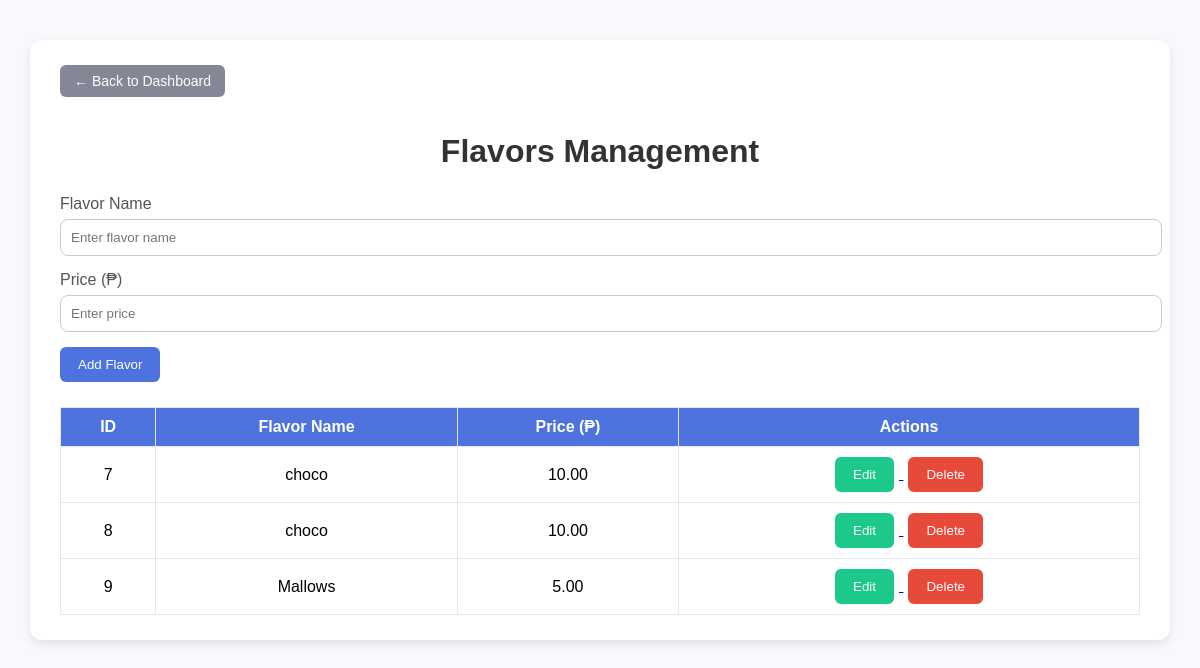
Page /flavors/ on the earlier database version.
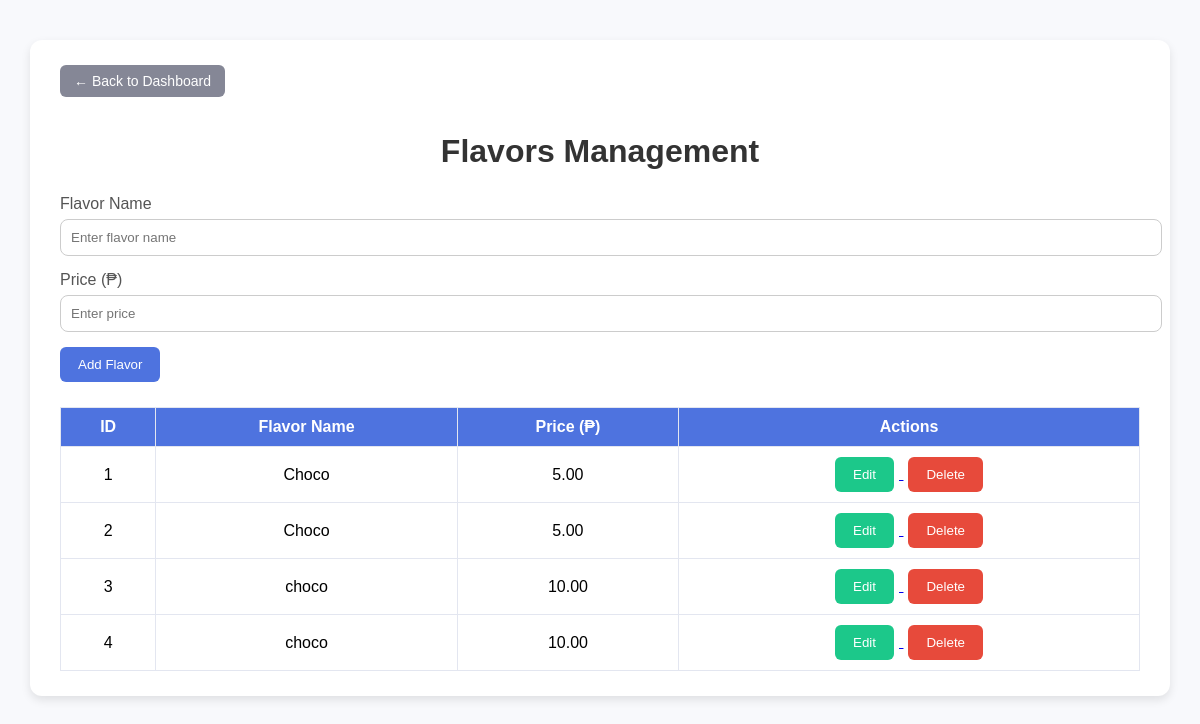
Same page on the later database version.
### dashboard/models.py (models this page shows, shortened)
class Flavor(models.Model):
    name = models.CharField(max_length=100)
    price = models.DecimalField(max_digits=6, decimal_places=2)
    is_available = models.BooleanField(default=True)
    created_at = models.DateTimeField(auto_now_add=True)

### dashboard/views.py (the view)
# urls.py: path('flavors/', views.flavors, name='flavors'),
def flavors(request):
    if request.method == 'POST':
        name = request.POST.get('name')
        price = request.POST.get('price')
        if name and price:  # prevent empty form submission
            Flavor.objects.create(name=name, price=price)
        return redirect('flavors')
    flavors = Flavor.objects.all()
    return render(request, 'dashboard/flavors.html', {'flavors': flavors})

### dashboard/templates/dashboard/flavors.html (shortened to what this page needs)
{% load static %}
<!DOCTYPE html>
<html lang="en">
<head>
    <link rel="stylesheet" href="{% static 'css/crud.css' %}">
</head>
<body>
<div class="container">
    <a href="{% url 'home' %}" class="back-btn">← Back to Dashboard</a>
    <h1>Flavors Management</h1>
    <form method="post" class="create-form">
        <div class="form-group">
            <label for="name">Flavor Name</label>
            <input type="text" id="name" name="name" placeholder="Enter flavor name" required>
        </div>
        <div class="form-group">
            <label for="price">Price (₱)</label>
            <input type="number" id="price" name="price" placeholder="Enter price" required>
        </div>
        <button type="submit">Add Flavor</button>
    </form>
    <table>
        <thead>
            <tr>
                <th>ID</th>
                <th>Flavor Name</th>
                <th>Price (₱)</th>
                <th>Actions</th>
            </tr>
        </thead>
        <tbody>
            {% for f in flavors %}
            <tr>
                <td>{{ f.id }}</td>
                <td>{{ f.name }}</td>
                <td>{{ f.price }}</td>
                <td class="action-buttons">
                    <a href="{% url 'update_flavor' f.id %}">
                        <button type="button" class="edit-btn">Edit</button>
                    </a>
                    <a href="{% url 'delete_flavor' f.id %}">
                        <button type="button" class="delete-btn">Delete</button>
                    </a>
                </td>
            </tr>
            {% empty %}
            <tr><td colspan="4">No flavors added yet.</td></tr>
            {% endfor %}
        </tbody>
    </table>
</div>
</body>
</html>

### dashboard/static/css/crud.css (style rules this page uses)
body { font-family: "Poppins", sans-serif; background-color: #f8f9fc; margin: 0; padding: 0; }
.container { width: 90%; max-width: 1100px; margin: 40px auto; background: white; border-radius: 12px; padding: 25px 30px; box-shadow: 0 4px 10px rgba(0,0,0,0.1); }
h1 { color: #333; text-align: center; margin-bottom: 25px; }
.form-group { margin-bottom: 15px; }
label { display: block; margin-bottom: 6px; color: #555; }
input[type="text"], input[type="number"] { width: 100%; padding: 10px; border-radius: 8px; border: 1px solid #ccc; }
button { background-color: #4e73df; color: white; border: none; padding: 10px 18px; border-radius: 6px; cursor: pointer; font-weight: 500; transition: background-color 0.3s; }
table { width: 100%; border-collapse: collapse; margin-top: 25px; }
table th, table td { border: 1px solid #e3e6f0; padding: 10px; text-align: center; }
table th { background-color: #4e73df; color: white; }
.action-buttons button { margin: 0 5px; }
.edit-btn { background-color: #1cc88a; }
.delete-btn { background-color: #e74a3b; }
.back-btn { display: inline-block; margin-bottom: 15px; background-color: #858796; color: white; text-decoration: none; padding: 8px 14px; border-radius: 6px; font-size: 14px; transition: background-color 0.3s; }

Differences in the rows shown:
removed Flavor: id "7", name "choco", price "10.00"
removed Flavor: id "8", name "choco", price "10.00"
removed Flavor: id "9", name "Mallows", price "5.00"
added Flavor: id "1", name "Choco", price "5.00"
added Flavor: id "2", name "Choco", price "5.00"
added Flavor: id "3", name "choco", price "10.00"
added Flavor: id "4", name "choco", price "10.00"
